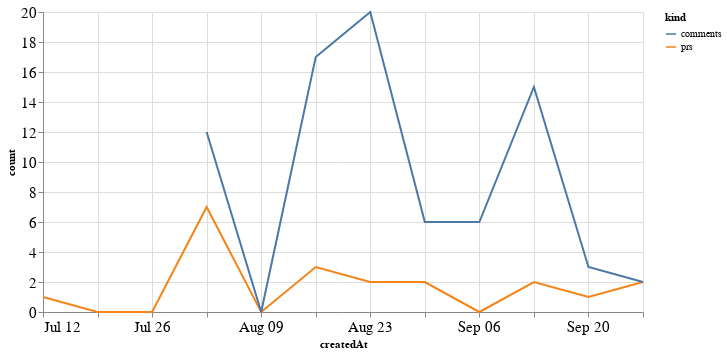

The cell this chart's notebook holds for it:
### Code cell
alt.Chart(total_time, width=600).mark_line().encode(
    x='createdAt',
    y='count',
    color='kind'
)

### Figure 1 — Vega-Lite specification as saved in the notebook (floating-point values rounded to 4 significant figures)
{"config": {"axisLeft": {"labelFontSize": 15}, "axisBottom": {"labelFontSize": 15}}, "data": {"name": "data-78ab14bf7e21f6d0ad7095a6507e6546"}, "mark": "line", "encoding": {"color": {"type": "nominal", "field": "kind"}, "x": {"type": "temporal", "field": "createdAt"}, "y": {"type": "quantitative", "field": "count"}}, "width": 600, "$schema": "https://vega.github.io/schema/vega-lite/v4.8.1.json", "datasets": {"data-78ab14bf7e21f6d0ad7095a6507e6546": [{"createdAt": "2020-07-12T00:00:00", "kind": "prs", "count": 1.0}, {"createdAt": "2020-07-19T00:00:00", "kind": "prs", "count": 0.0}, {"createdAt": "2020-07-26T00:00:00", "kind": "prs", "count": 0.0}, {"createdAt": "2020-08-02T00:00:00", "kind": "prs", "count": 7.0}, {"createdAt": "2020-08-09T00:00:00", "kind": "prs", "count": 0.0}, {"createdAt": "2020-08-16T00:00:00", "kind": "prs", "count": 3.0}, {"createdAt": "2020-08-23T00:00:00", "kind": "prs", "count": 2.0}, {"createdAt": "2020-08-30T00:00:00", "kind": "prs", "count": 2.0}, {"createdAt": "2020-09-06T00:00:00", "kind": "prs", "count": 0.0}, {"createdAt": "2020-09-13T00:00:00", "kind": "prs", "count": 2.0}, {"createdAt": "2020-09-20T00:00:00", "kind": "prs", "count": 1.0}, {"createdAt": "2020-09-27T00:00:00", "kind": "prs", "count": 2.0}, {"createdAt": "2020-07-12T00:00:00", "kind": "comments", "count": null}, {"createdAt": "2020-07-19T00:00:00", "kind": "comments", "count": null}, {"createdAt": "2020-07-26T00:00:00", "kind": "comments", "count": null}, {"createdAt": "2020-08-02T00:00:00", "kind": "comments", "count": 12.0}, {"createdAt": "2020-08-09T00:00:00", "kind": "comments", "count": 0.0}, {"createdAt": "2020-08-16T00:00:00", "kind": "comments", "count": 17.0}, {"createdAt": "2020-08-23T00:00:00", "kind": "comments", "count": 20.0}, {"createdAt": "2020-08-30T00:00:00", "kind": "comments", "count": 6.0}, {"createdAt": "2020-09-06T00:00:00", "kind": "comments", "count": 6.0}, {"createdAt": "2020-09-13T00:00:00", "kind": "comments", "count": 15.0}, {"createdAt": "2020-09-20T00:00:00", "kind": "comments", "count": 3.0}, {"createdAt": "2020-09-27T00:00:00", "kind": "comments", "count": 2.0}]}}
